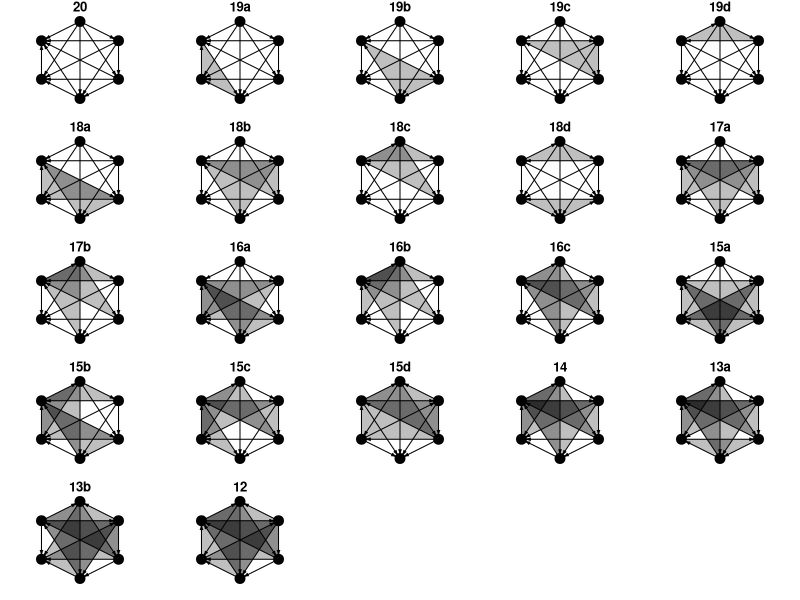

The R source for this figure: (Note: this script raises an error after producing the figure.)
# calculating how many non-isopmorphic graphs there are
library(igraph)
library(combinat)

# total nodes
nodes = 6

permutations <- function(n = NULL) {
  num <- c(0, 0, 0, 0, 0, 1, 1, 1, 1, 1)
  combos <- unique(permn(num))
  for (i in 1:length(combos)) {
    combos[[i]] <- combos[[i]][1:n]
  }
  combos <- unique(combos)
  return(combos)
}

total_graphs = (2^5) * (2^4) * (2^3) * (2^2) * 2

# m <- matrix(new[[1]], nrow = nodes)
# g <-graph_from_adjacency_matrix(m, mode="directed")
# plot(g, layout = layout_in_circle(g))


# data_5 <- permutations(5)
# data_4 <- permutations(4)
# data_3 <- permutations(3)
# data_2 <- permutations(2)
# data_1 <- permutations(1)


# this comes from the permutations above
data_5 <- list(c(0,0,0,0,0), c(0,0,0,0,1), c(0,0,0,1,0), c(0,0,1,0,0), c(0,1,0,0,0), c(1,0,0,0,0), c(1,0,0,0,1), c(0,1,0,0,1), c(0,0,1,0,1), c(0,0,0,1,1), c(0,0,1,1,0), c(0,1,0,1,0), c(1,0,0,1,0), c(1,0,1,0,0), c(0,1,1,0,0), c(1,1,0,0,0), c(1,1,0,0,1), c(1,0,1,0,1), c(1,0,0,1,1), c(0,1,0,1,1), c(0,1,1,0,1), c(0,0,1,1,1), c(0,1,1,1,0), c(1,0,1,1,0), c(1,1,0,1,0), c(1,1,1,0,0), c(1,1,0,1,1), c(1,0,1,1,1), c(1,1,1,0,1), c(0,1,1,1,1), c(1,1,1,1,0), c(1,1,1,1,1))
data_4 <- list(c(0,0,0,0), c(0,0,0,1), c(0,0,1,0), c(0,1,0,0), c(1,0,0,0), c(0,0,1,1), c(0,1,0,1), c(1,0,0,1), c(1,0,1,0), c(0,1,1,0), c(1,1,0,0), c(0,1,1,1), c(1,0,1,1), c(1,1,0,1), c(1,1,1,0), c(1,1,1,1))
data_3 <- list(c(0,0,0), c(0,0,1), c(0,1,0), c(1,0,0), c(1,0,1), c(0,1,1), c(1,1,0), c(1,1,1))
data_2 <- list(c(0,0), c(0,1), c(1,0), c(1,1))
data_1 <- list(0, 1)


chunk_1 <- c(data_1[1], data_1[2])
chunk_2 <- c(rep(data_2[1], length(chunk_1)), rep(data_2[2], length(chunk_1)), rep(data_2[3], length(chunk_1)), rep(data_2[4], length(chunk_1)))
chunk_3 <- c(rep(data_3[1], length(chunk_2)), rep(data_3[2], length(chunk_2)), rep(data_3[3], length(chunk_2)), rep(data_3[4], length(chunk_2)), rep(data_3[5], length(chunk_2)), rep(data_3[6], length(chunk_2)), rep(data_3[7], length(chunk_2)), rep(data_3[8], length(chunk_2)))
chunk_4 <- c(rep(data_4[1], length(chunk_3)), rep(data_4[2], length(chunk_3)), rep(data_4[3], length(chunk_3)), rep(data_4[4], length(chunk_3)), rep(data_4[5], length(chunk_3)), rep(data_4[6], length(chunk_3)), rep(data_4[7], length(chunk_3)), rep(data_4[8], length(chunk_3)), rep(data_4[9], length(chunk_3)), rep(data_4[10], length(chunk_3)), rep(data_4[11], length(chunk_3)), rep(data_4[12], length(chunk_3)), rep(data_4[13], length(chunk_3)), rep(data_4[14], length(chunk_3)), rep(data_4[15], length(chunk_3)), rep(data_4[16], length(chunk_3))) 
chunk_5 <- c(rep(data_5[1], length(chunk_4)), rep(data_5[2], length(chunk_4)), rep(data_5[3], length(chunk_4)), rep(data_5[4], length(chunk_4)), rep(data_5[5], length(chunk_4)), rep(data_5[6], length(chunk_4)), rep(data_5[7], length(chunk_4)), rep(data_5[8], length(chunk_4)), rep(data_5[9], length(chunk_4)), rep(data_5[10], length(chunk_4)), rep(data_5[11], length(chunk_4)), rep(data_5[12], length(chunk_4)), rep(data_5[13], length(chunk_4)), rep(data_5[14], length(chunk_4)), rep(data_5[15], length(chunk_4)), rep(data_5[16], length(chunk_4)), rep(data_5[17], length(chunk_4)), rep(data_5[18], length(chunk_4)), rep(data_5[19], length(chunk_4)), rep(data_5[20], length(chunk_4)), rep(data_5[21], length(chunk_4)), rep(data_5[22], length(chunk_4)), rep(data_5[23], length(chunk_4)), rep(data_5[24], length(chunk_4)), rep(data_5[25], length(chunk_4)), rep(data_5[26], length(chunk_4)), rep(data_5[27], length(chunk_4)), rep(data_5[28], length(chunk_4)), rep(data_5[29], length(chunk_4)), rep(data_5[30], length(chunk_4)), rep(data_5[31], length(chunk_4)), rep(data_5[32], length(chunk_4)))


new_data_1 <- rep(chunk_1, total_graphs/length(chunk_1))
new_data_2 <- rep(chunk_2, total_graphs/length(chunk_2))
new_data_3 <- rep(chunk_3, total_graphs/length(chunk_3))
new_data_4 <- rep(chunk_4, total_graphs/length(chunk_4))
new_data_5 <- rep(chunk_5, total_graphs/length(chunk_5))



# produces all possible graphs
all_graphs <- list()
for (i in 1:total_graphs) {
  all_graphs[[i]] <- c(0, new_data_5[[i]], abs(new_data_5[[i]][1] - 1), 0, new_data_4[[i]],
                  abs(new_data_5[[i]][2] - 1), abs(new_data_4[[i]][1] - 1), 0, new_data_3[[i]],
                  abs(new_data_5[[i]][3] - 1), abs(new_data_4[[i]][2] - 1), abs(new_data_3[[i]][1] - 1),
                  0, new_data_2[[i]], abs(new_data_5[[i]][4] - 1), abs(new_data_4[[i]][3] - 1),
                  abs(new_data_3[[i]][2] - 1), abs(new_data_2[[i]][1] - 1), 0, new_data_1[[i]],
                  abs(new_data_5[[i]][5] - 1), abs(new_data_4[[i]][4] - 1), abs(new_data_3[[i]][3] - 1),
                  abs(new_data_2[[i]][2] - 1), abs(new_data_1[[i]] - 1), 0
                  )
}


combos <- list()
sorted_combos <- list()
for (i in 1:total_graphs) {
  combos[[i]] <- sum(all_graphs[[i]][1:6])
  combos[[i]] <- c(combos[[i]], sum(all_graphs[[i]][7:12]))
  combos[[i]] <- c(combos[[i]], sum(all_graphs[[i]][13:18]))
  combos[[i]] <- c(combos[[i]], sum(all_graphs[[i]][19:24]))
  combos[[i]] <- c(combos[[i]], sum(all_graphs[[i]][25:30]))
  combos[[i]] <- c(combos[[i]], sum(all_graphs[[i]][31:36]))
  sorted_combos[[i]] <- sort(combos[[i]])
}




iso <- unique(sorted_combos)
iso_count <- rep(list(0), length(iso))
iso_ex_num <- vector()
for (i in 1:length(sorted_combos)) {
  for (j in 1:length(iso)) {
    if (identical(sorted_combos[[i]], iso[[j]])) {
      if (iso_count[[j]] == 0) {
        iso_ex_num <- c(iso_ex_num, i)
      }
      iso_count[[j]] <- iso_count[[j]] + 1
    }
  }
}

# shows the different types of isomorphs and how many there are of each
new_mat <- matrix(iso)
new_mat <- cbind(new_mat, iso_count)


iso_graph <- list()
for (i in 1:length(iso)) {
  m <- matrix(all_graphs[[iso_ex_num[i]]], nrow = nodes)
  iso_graph[[i]] <-graph_from_adjacency_matrix(m, mode="directed")
}

new_mat <- cbind(new_mat, iso_graph)
# there are 22 total isomorphs


# gets the triad census state and id
# accepts triad census
triad_state <- function(census = NULL) {
  name = NULL
  trans = NULL
  if (census[1] == 1) {
    name = "003"
    trans = NA
  }
  if (census[2] == 1) {
    name = "012"
    trans = NA
  }
  if (census[3] == 1) {
    name = "102"
    trans = NA
  }
  if (census[4] == 1) {
    name = "021D"
    trans = NA
  }
  if (census[5] == 1) {
    name = "021U"
    trans = NA
  }
  if (census[6] == 1) {
    name = "021C"
    trans = "Intransitive"
  }
  if (census[7] == 1) {
    name = "111D"
    trans = "Intransitive"
  }
  if (census[8] == 1) {
    name = "111U"
    trans = "Intransitive"
  }
  if (census[9] == 1) {
    name = "030T"
    trans = "Transitive"
  }
  if (census[10] == 1) {
    name = "030C"
    trans = "Intransitive"
  }
  if (census[11] == 1) {
    name = "201"
    trans = "Intransitive"
  }
  if (census[12] == 1) {
    name = "120D"
    trans = "Transitive"
  }
  if (census[13] == 1) {
    name = "120U"
    trans = "Transitive"
  }
  if (census[14] == 1) {
    name = "120C"
    trans = "Mixed"
  }
  if (census[15] == 1) {
    name = "210"
    trans = "Mixed"
  }
  if (census[16] == 1) {
    name = "300"
    trans = "Transitive"
  }
  return(list(name, trans))
}



iso_triad <- function(iso_number = NULL) {
  g = iso_graph[[iso_number]]
  individuals <- c(1, 2, 3, 4, 5, 6)
  ids <- combn(individuals, 3, simplify = FALSE)
  sg = rep(list(NA),length(ids))
  sg_census = rep(list(NA),length(ids))
  state <- rep(list(NA),length(ids))
  trans <- rep(list(NA),length(ids))
  for (i in 1:length(ids)){
    sg[[i]] <- induced_subgraph(g, vids = ids[i][[1]])
    sg_census[[i]] <- triad_census(sg[[i]])
    state[[i]] <- triad_state(sg_census[[i]])[[1]]
    trans[[i]] <- triad_state(sg_census[[i]])[[2]]
  }
  sub_mat <- matrix(ids)
  sub_mat <- cbind(sub_mat, as.matrix(sg))
  sub_mat <- cbind(sub_mat, as.matrix(sg_census))
  sub_mat <- cbind(sub_mat, as.matrix(state))
  sub_mat <- cbind(sub_mat, as.matrix(trans))
  colnames(sub_mat) <- c("Triad", "IGraph", "Triad_Census", "State_ID", "Transitivity")
  return(sub_mat)
}


# iso_1_triads <- iso_triad(1)
# iso_2_triads <- iso_triad(2)
# iso_3_triads <- iso_triad(3)
# iso_4_triads <- iso_triad(4)
# iso_5_triads <- iso_triad(5)
# iso_6_triads <- iso_triad(6)
# iso_7_triads <- iso_triad(7)
# iso_8_triads <- iso_triad(8)
# iso_9_triads <- iso_triad(9)
# iso_10_triads <- iso_triad(10)
# iso_11_triads <- iso_triad(11)
# iso_12_triads <- iso_triad(12)
# iso_13_triads <- iso_triad(13)
# iso_14_triads <- iso_triad(14)
# iso_15_triads <- iso_triad(15)
# iso_16_triads <- iso_triad(16)
# iso_17_triads <- iso_triad(17)
# iso_18_triads <- iso_triad(18)
# iso_19_triads <- iso_triad(19)
# iso_20_triads <- iso_triad(20)
# iso_21_triads <- iso_triad(21)
# iso_22_triads <- iso_triad(22)



iso_trans <- function(iso_number = NULL) {
  data <- iso_triad(iso_number)
  trans = 0
  int = 0
  for (i in 1:nrow(data)) {
    if (data[[i,5]] == "Transitive") {
      trans = trans + 1
    }
    if (data[[i,5]] == "Intransitive") {
      int = int + 1
    }
  }
  return(list(Transitive = trans, Intransitive = int))
}

trans_num = list()
for (i in 1:length(iso)) {
  trans_num[[i]] <- unlist(iso_trans(i))
}


all_trans = vector()
for (i in 1:length(iso)) {
  all_trans <- append(all_trans, iso_trans(i)[[1]])
}


iso_names <- vector()
iso_num <- rep(list(1), 20)
for (i in 1:length(iso)) {
  if (sum(all_trans == all_trans[i]) == 1) {
    iso_names <- append(iso_names, toString(all_trans[i]))
  } else {
    temp_name <- as.vector(toString(all_trans[i]))
    temp_name <- append(temp_name, letters[iso_num[[all_trans[i]]]])
    temp_name <- paste(temp_name, collapse = "")
    iso_names <- append(iso_names, temp_name)
    iso_num[[all_trans[i]]] <- iso_num[[all_trans[i]]] + 1
  }
}


new_mat <- cbind(new_mat, as.matrix(trans_num))
new_mat <- cbind(as.matrix(iso_names), new_mat)


# test = iso_graph[[22]]
# test_individuals <- c(1, 2, 3, 4, 5, 6)
# test_ids <- combn(test_individuals, 3, simplify = FALSE)
# test_sg = rep(list(NA),length(test_ids))
# test_sg_census = rep(list(NA),length(test_ids))
# test_state <- rep(list(NA),length(test_ids))
# test_trans <- rep(list(NA),length(test_ids))
# for (i in 1:length(test_ids)){
#   test_sg[[i]] <- induced_subgraph(test, vids = test_ids[i][[1]])
#   test_sg_census[[i]] <- triad_census(test_sg[[i]])
#   test_state[[i]] <- triad_state(test_sg_census[[i]])[[1]]
#   test_trans[[i]] <- triad_state(test_sg_census[[i]])[[2]]
# }
# sub_mat <- matrix(test_ids)
# sub_mat <- cbind(sub_mat, as.matrix(test_sg))
# sub_mat <- cbind(sub_mat, as.matrix(test_sg_census))
# sub_mat <- cbind(sub_mat, as.matrix(test_state))
# sub_mat <- cbind(sub_mat, as.matrix(test_trans))
# colnames(sub_mat) <- c("Triad", "IGraph", "Triad_Census", "State_ID", "Transitivity")


intrans = rep(list(),length(iso))
for (i in 1:length(iso)) {
  data = iso_graph[[i]]
  individuals <- c(1, 2, 3, 4, 5, 6)
  ids <- combn(individuals, 3, simplify = FALSE)
  intrans_temp <- NULL
  int_count = 1
  for (j in 1:length(ids)) {
    sg <- induced_subgraph(data, vids = ids[[j]])
    sg_census <- triad_census(sg)
    if (triad_state(sg_census)[[2]] == "Intransitive") {
      intrans_temp[[int_count]] <- ids[[j]]
      int_count <- int_count + 1
    }
  }
  intrans[[i]] <- intrans_temp
}

new_mat <- cbind(new_mat, as.matrix(intrans))
colnames(new_mat) <- c("ID", "Wins", "Count", "Example IGraph", "Transitivity", "Intransitive_Vert")

iso_mat <- new_mat[c(1, 2, 4, 7, 14, 3, 6, 12, 15, 5, 11, 8, 10, 17, 9, 13, 18, 22, 16, 19, 21, 20),]

# x <- c(1, 0.5, -0.5, -1, -0.5, 0.5)
# y <- c(0, 1, 1, 0, -1, -1)
# coords <- data.frame(x, y)

x2 <- c(0, 1, 1, 0, -1, -1)
y2 <- c(1, 0.5, -0.5, -1, -0.5, 0.5)
sideways <- as.matrix(data.frame(x2, y2))

par(mfrow=c(5,5), mar=c(1,0,1,0))
for (i in 1:length(iso)) {
  plot(iso_mat[[i, 4]], layout = sideways, vertex.color = "black",
       vertex.size = 25, vertex.frame.color = "black", vertex.frame.width = 1.25,
       edge.color = "black", edge.arrow.size = .2, vertex.label = NA, main = iso_mat[[i, 1]])
  for (j in 1:length(iso_mat[[i,6]])) {
    try(polygon(sideways[iso_mat[[i,6]][[j]],], col = rgb(0, 0, 0, 0.25), border = NA), silent = TRUE)
  }
}



# par(mfrow=c(5,5), mar=c(0,0,1,0))
# for (i in 1:length(iso)) {
#   plot(iso_mat[[i, 4]], layout = sideways, vertex.color = "#80b2d7",
#        vertex.size = 25, vertex.frame.color = "black", vertex.frame.width = 1.25,
#        edge.color = "black", edge.arrow.size = .2, vertex.label = NA, main = iso_mat[[i, 1]])
#   for (j in 1:length(iso_mat[[i,6]])) {
#     try(polygon(sideways[iso_mat[[i,6]][[j]],], col = rgb(128/255, 178/255, 215/255, 0.4), border = NA), silent = TRUE)
#   }
# }


# par(mfrow=c(5,5), mar=c(0,0,1,0))
# for (i in 1:length(iso)) {
#   plot(iso_mat[[i, 4]], layout = sideways, vertex.color = "#003a67",
#        vertex.size = 25, vertex.frame.color = "#003a67", vertex.frame.width = 1.25,
#        edge.color = "#003a67", edge.arrow.size = .2, vertex.label = NA, main = iso_mat[[i, 1]])
#   for (j in 1:length(iso_mat[[i,6]])) {
#     try(polygon(sideways[iso_mat[[i,6]][[j]],], col = adjustcolor("#003a67", alpha.f = 0.5), border = NA), silent = TRUE)
#   }
# }



# "#003a67"
# "#80b2d7"


# par(mfrow=c(1,1), mar=c(1,1,1,1))
# plot(iso_mat[[22, 4]], layout = sideways, vertex.color = "#80b2d7",
#      vertex.size = 25, vertex.frame.color = "#003a67", vertex.frame.width = 1.25,
#      edge.color = "black", edge.arrow.size = .2, vertex.label = NA, main = iso_mat[[i, 1]])
# for (j in 1:length(iso_mat[[22,6]])) {
#   try(polygon(sideways[iso_mat[[22,6]][[j]],], col = rgb(0, 0, 0, 0.25), border = NA), silent = TRUE)
# }









for (j in 1:length(iso_mat[[22,6]])) {
  try(polygon(coords[iso_mat[[22,6]][[j]],], col = rgb(0, 0, 0, 0.25), border = NA), silent = TRUE)
}




plot(test_sg[[1]], layout = layout_in_circle(iso_graph[[1]]), vertex.color = "#80b2d7",
     vertex.size = 25, vertex.frame.color = "#003a67", vertex.frame.width = 1.25,
     edge.color = "black", edge.arrow.size = .2, vertex.label = NA, main = iso_names[1])








# ## Data from  http://users.cecs.anu.edu.au/~bdm/data/graphs.html ##
# Data <- read.delim("rfid_data/graph6c.g6",header=FALSE)
# 
# DataFrame<-data.frame() #Creating empty data frame to store adjacency matrices
# 
# G<-as.character(Data[1,1])
# n<-as.numeric(charToRaw(substr(G, 1, 1)))-63
# n #number of vertices of the graph
# 
# for(k in 1:nrow(Data)){
#   
#   G<-as.character(Data[k,1])
#   
#   vector<-c()
#   for(i in 2:nchar(G)){
#     vector<-c(vector,rev(as.numeric(intToBits(as.numeric(charToRaw(substr(G, i, i)))-63)[1:6])))}
#   vector
#   
#   A<-matrix(0,nrow=n,ncol=n)
#   vector2<-vector
#   for(j in 2:n){
#     for(i in 1:(j-1)){
#       A[i,j]<-vector2[1];
#       vector2<-vector2[-1]
#     }}#filling the upper triangle of the adjacency matrix
#   for(i in 2:n){
#     for(j in 1:(i-1)){
#       A[i,j]<-A[j,i]
#     }}#filling the lower triangle of the adjacency matrix
#   A
#   
#   Avec<-as.vector(A)
#   DataFrame<-rbind(DataFrame,Avec)
#   if(k%%10000==0){print(k)}
# }
# 
# colnames(DataFrame)<-NULL
# write.csv(DataFrame,paste0("graphs",n,".csv"),row.names=FALSE)


# new_data <- read.csv("graphs6.csv",header=FALSE,sep=",")
# i = 112
# m <- matrix(as.vector(t(new_data[i,])),nrow=sqrt(length(as.vector(t(new_data[i,])))))
